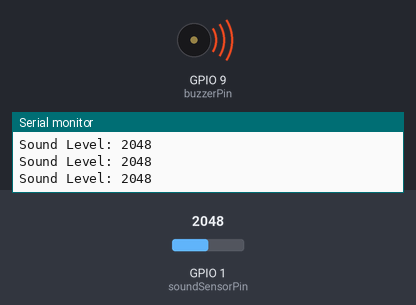
Bench run of a sketch on a simulated ESP32-S3. Shown: buzzer (waves = sounding, pin HIGH), the last lines printed to the serial monitor. The test bench sets the inputs (shaded band); at power-on: GPIO 1 (soundSensorPin) = 2048.

Above: at 1.4 s.
1.5 s: GPIO 1 (soundSensorPin) set to 554
4.7 s: GPIO 1 (soundSensorPin) set to 459
At 5.3 s:
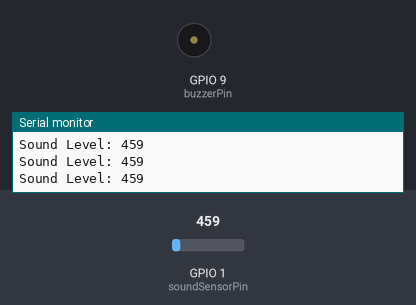
6.2 s: GPIO 1 (soundSensorPin) set to 540
At 6.5 s:
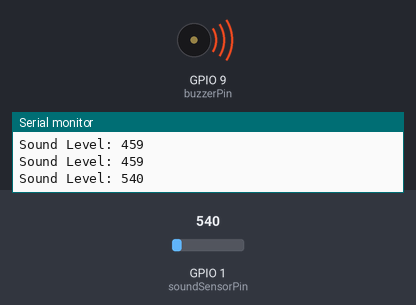
9.4 s: GPIO 1 (soundSensorPin) set to 491
At 10.4 s:
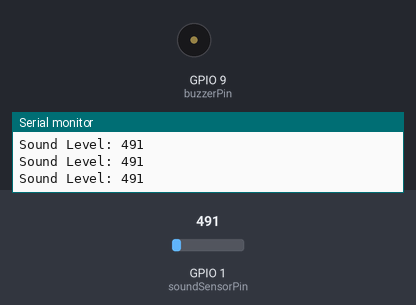
Timing chart, 0 to 12.2 s (numbered marks = the images above; inputs shaded):
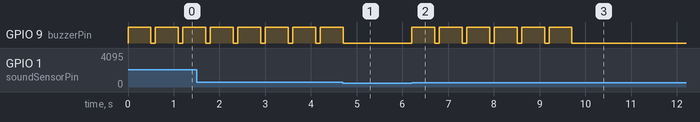

The sketch:

esp32_websocket_2toggel.ino
```cpp
// Define the pins
const int soundSensorPin = A0;   // Analog pin connected to the sound sensor
const int buzzerPin = 9;         // PWM pin connected to the buzzer

// Sound threshold for activation
const int soundThreshold = 500;  // Adjust this threshold based on testing

void setup() {
  // Initialize Serial for debugging
  Serial.begin(9600);

  // Initialize the pins
  pinMode(soundSensorPin, INPUT);
  pinMode(buzzerPin, OUTPUT);

  // Make sure the buzzer is off initially
  digitalWrite(buzzerPin, LOW);
}

void loop() {
  // Read the analog value from the sound sensor
  int soundLevel = analogRead(soundSensorPin);

  // Debugging: Print the sound level to the Serial Monitor
  Serial.println("Sound Level: " + String(soundLevel));

  // Check if the sound level exceeds the threshold
  if (soundLevel > soundThreshold) {
    // Turn on the buzzer
    digitalWrite(buzzerPin, HIGH);
    delay(500);  // Keep the buzzer on for 500 ms (adjust as needed)

    // Turn off the buzzer
    digitalWrite(buzzerPin, LOW);
  }

  // Short delay before next reading
  delay(100);  // Adjust this delay based on your application requirements
}
```

Measured:
- the behaviour switches between 501 and 500 on GPIO 1 (soundSensorPin) (found by bisection; images 0 and 1)
- after the input at 4.7 s, GPIO 9 (buzzerPin): goes on until 4.7 s, then stays LOW
- after the input at 6.2 s, GPIO 9 (buzzerPin): alternates HIGH for 0.50 s and LOW for 0.10 s, starting at once
- after the input at 9.4 s, GPIO 9 (buzzerPin): goes on until 9.7 s, then stays LOW
- by itself, GPIO 9 (buzzerPin): alternates HIGH for 0.50 s and LOW for 0.10 s
